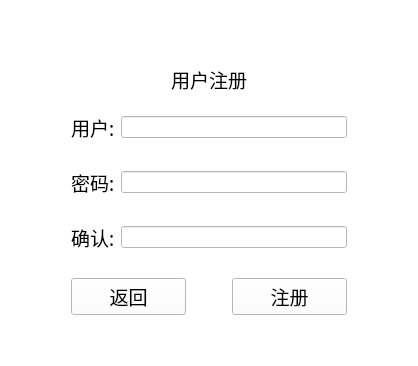
<?xml version="1.0" encoding="UTF-8"?>
<ui version="4.0">
 <class>Form</class>
 <widget class="QWidget" name="Form">
  <property name="geometry">
   <rect>
    <x>0</x>
    <y>0</y>
    <width>418</width>
    <height>366</height>
   </rect>
  </property>
  <property name="windowTitle">
   <string>Form</string>
  </property>
  <property name="styleSheet">
   <string notr="true">background-color: rgb(255, 255, 255);</string>
  </property>
  <layout class="QGridLayout" name="gridLayout">
   <item row="2" column="1">
    <layout class="QVBoxLayout" name="verticalLayout">
     <item>
      <layout class="QHBoxLayout" name="horizontalLayout">
       <item>
        <widget class="QLabel" name="label_3">
         <property name="font">
          <font>
           <family>Agency FB</family>
           <pointsize>14</pointsize>
          </font>
         </property>
         <property name="text">
          <string>用户:</string>
         </property>
        </widget>
       </item>
       <item>
        <widget class="QLineEdit" name="username_lineEdit"/>
       </item>
      </layout>
     </item>
     <item>
      <spacer name="verticalSpacer_5">
       <property name="orientation">
        <enum>Qt::Vertical</enum>
       </property>
       <property name="sizeType">
        <enum>QSizePolicy::Fixed</enum>
       </property>
       <property name="sizeHint" stdset="0">
        <size>
         <width>20</width>
         <height>20</height>
        </size>
       </property>
      </spacer>
     </item>
     <item>
      <layout class="QHBoxLayout" name="horizontalLayout_2">
       <item>
        <widget class="QLabel" name="label_4">
         <property name="font">
          <font>
           <family>Agency FB</family>
           <pointsize>14</pointsize>
          </font>
         </property>
         <property name="text">
          <string>密码:</string>
         </property>
        </widget>
       </item>
       <item>
        <widget class="QLineEdit" name="password_lineEdit">
         <property name="echoMode">
          <enum>QLineEdit::Password</enum>
         </property>
        </widget>
       </item>
      </layout>
     </item>
     <item>
      <spacer name="verticalSpacer_4">
       <property name="orientation">
        <enum>Qt::Vertical</enum>
       </property>
       <property name="sizeType">
        <enum>QSizePolicy::Fixed</enum>
       </property>
       <property name="sizeHint" stdset="0">
        <size>
         <width>20</width>
         <height>20</height>
        </size>
       </property>
      </spacer>
     </item>
     <item>
      <layout class="QHBoxLayout" name="horizontalLayout_4">
       <item>
        <widget class="QLabel" name="label_5">
         <property name="font">
          <font>
           <family>Agency FB</family>
           <pointsize>14</pointsize>
          </font>
         </property>
         <property name="text">
          <string>确认:</string>
         </property>
        </widget>
       </item>
       <item>
        <widget class="QLineEdit" name="confirm_password_lineEdit">
         <property name="echoMode">
          <enum>QLineEdit::PasswordEchoOnEdit</enum>
         </property>
        </widget>
       </item>
      </layout>
     </item>
     <item>
      <spacer name="verticalSpacer_3">
       <property name="orientation">
        <enum>Qt::Vertical</enum>
       </property>
       <property name="sizeType">
        <enum>QSizePolicy::Fixed</enum>
       </property>
       <property name="sizeHint" stdset="0">
        <size>
         <width>20</width>
         <height>20</height>
        </size>
       </property>
      </spacer>
     </item>
     <item>
      <layout class="QHBoxLayout" name="horizontalLayout_3">
       <item>
        <widget class="QPushButton" name="return_pushButton">
         <property name="font">
          <font>
           <family>Agency FB</family>
           <pointsize>14</pointsize>
          </font>
         </property>
         <property name="text">
          <string>返回</string>
         </property>
        </widget>
       </item>
       <item>
        <spacer name="horizontalSpacer">
         <property name="orientation">
          <enum>Qt::Horizontal</enum>
         </property>
         <property name="sizeType">
          <enum>QSizePolicy::Fixed</enum>
         </property>
         <property name="sizeHint" stdset="0">
          <size>
           <width>40</width>
           <height>20</height>
          </size>
         </property>
        </spacer>
       </item>
       <item>
        <widget class="QPushButton" name="register_pushButton">
         <property name="font">
          <font>
           <family>Agency FB</family>
           <pointsize>14</pointsize>
          </font>
         </property>
         <property name="text">
          <string>注册</string>
         </property>
        </widget>
       </item>
      </layout>
     </item>
    </layout>
   </item>
   <item row="2" column="0">
    <spacer name="horizontalSpacer_2">
     <property name="orientation">
      <enum>Qt::Horizontal</enum>
     </property>
     <property name="sizeType">
      <enum>QSizePolicy::Minimum</enum>
     </property>
     <property name="sizeHint" stdset="0">
      <size>
       <width>60</width>
       <height>20</height>
      </size>
     </property>
    </spacer>
   </item>
   <item row="2" column="2">
    <spacer name="horizontalSpacer_3">
     <property name="orientation">
      <enum>Qt::Horizontal</enum>
     </property>
     <property name="sizeType">
      <enum>QSizePolicy::Minimum</enum>
     </property>
     <property name="sizeHint" stdset="0">
      <size>
       <width>60</width>
       <height>20</height>
      </size>
     </property>
    </spacer>
   </item>
   <item row="1" column="1">
    <widget class="QLabel" name="label">
     <property name="minimumSize">
      <size>
       <width>100</width>
       <height>40</height>
      </size>
     </property>
     <property name="maximumSize">
      <size>
       <width>16777215</width>
       <height>60</height>
      </size>
     </property>
     <property name="sizeIncrement">
      <size>
       <width>0</width>
       <height>0</height>
      </size>
     </property>
     <property name="baseSize">
      <size>
       <width>0</width>
       <height>20</height>
      </size>
     </property>
     <property name="font">
      <font>
       <family>楷体</family>
       <pointsize>14</pointsize>
      </font>
     </property>
     <property name="text">
      <string>用户注册</string>
     </property>
     <property name="textFormat">
      <enum>Qt::AutoText</enum>
     </property>
     <property name="alignment">
      <set>Qt::AlignCenter</set>
     </property>
    </widget>
   </item>
   <item row="3" column="1">
    <spacer name="verticalSpacer">
     <property name="orientation">
      <enum>Qt::Vertical</enum>
     </property>
     <property name="sizeType">
      <enum>QSizePolicy::Fixed</enum>
     </property>
     <property name="sizeHint" stdset="0">
      <size>
       <width>20</width>
       <height>40</height>
      </size>
     </property>
    </spacer>
   </item>
   <item row="0" column="1">
    <spacer name="verticalSpacer_2">
     <property name="orientation">
      <enum>Qt::Vertical</enum>
     </property>
     <property name="sizeType">
      <enum>QSizePolicy::Fixed</enum>
     </property>
     <property name="sizeHint" stdset="0">
      <size>
       <width>20</width>
       <height>40</height>
      </size>
     </property>
    </spacer>
   </item>
  </layout>
 </widget>
 <resources/>
 <connections/>
</ui>
